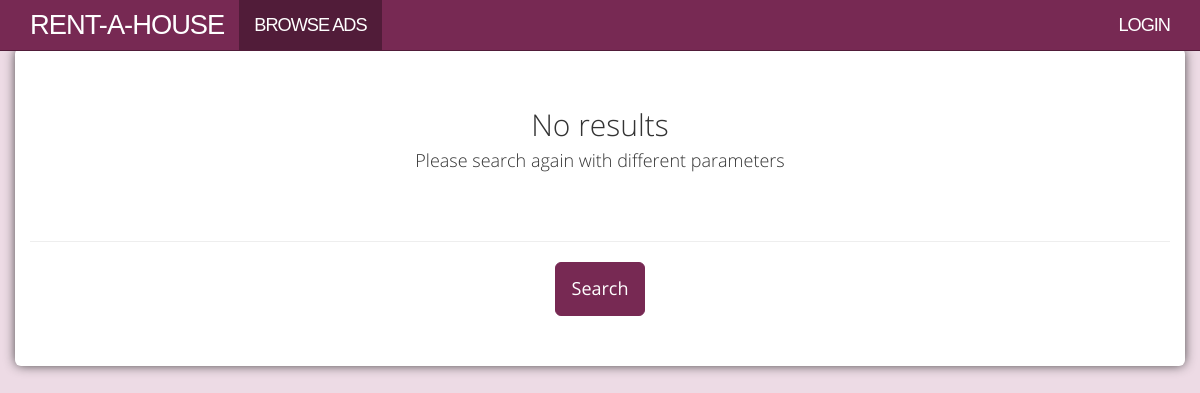
The app's page /ads, older data.
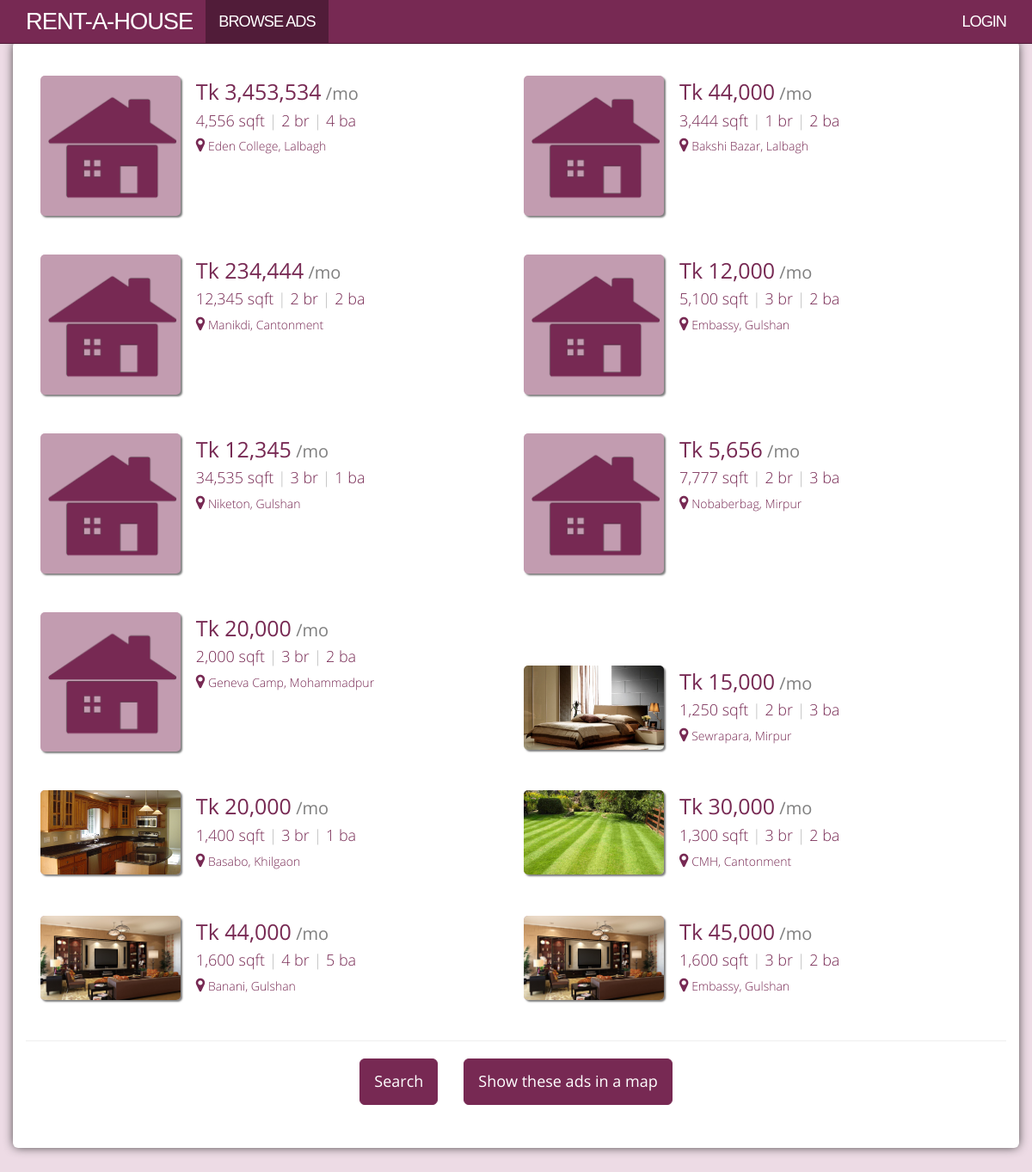
The same page, newer data.
### tables this page shows
CREATE TABLE IF NOT EXISTS `ad` (
  `id` int(11) NOT NULL AUTO_INCREMENT,
  `slug` varchar(200) NOT NULL,
  `owner` int(11) NOT NULL,
  `title` varchar(100) NOT NULL,
  `address` text NOT NULL,
  `region` int(11) NOT NULL,
  `area` int(11) NOT NULL,
  `neigh` int(11) NOT NULL,
  `lat` double NOT NULL,
  `lng` double NOT NULL,
  `n_bed` int(11) NOT NULL,
  `n_bath` int(11) NOT NULL,
  `n_living` int(11) NOT NULL,
  `n_balcony` int(11) NOT NULL,
  `n_dining` int(11) NOT NULL,
  `description` text NOT NULL,
  `sqft` int(11) NOT NULL,
  `rent` int(11) NOT NULL,
  `availabledate` date NOT NULL,
  `contactno` varchar(20) NOT NULL,
  `created` timestamp NOT NULL DEFAULT CURRENT_TIMESTAMP,
  `photos` text NOT NULL,
  `n_view` int(11) NOT NULL DEFAULT '0',
  `visible` tinyint(1) NOT NULL DEFAULT '0',
  `real` bit(1) NOT NULL,
  PRIMARY KEY (`id`),
  UNIQUE KEY `id` (`id`)
);

### application/controllers/searchcontrol.php (called while the page is built, shortened)
<?php
class Searchcontrol extends CI_Controller {
	public function ads()
	{
		$this->load->helper('html');
		$this->load->helper('url');
		$this->load->model('search');
		$this->load->model('user');
		$this->load->model('ad');
		$mapurl = base_url().'mapads?';
		$mapurl = rtrim($mapurl, '&');
		$params = array();
		$page = ($this->input->get('p'))?($this->input->get('p')):'1';
		$nei = ($this->input->get('nei'))?($this->input->get('nei')):'all';
		$area = ($this->input->get('area'))?($this->input->get('area')):'all';
		$region = ($this->input->get('region'))?($this->input->get('region')):'all';
		if($nei!='all'){
			$params['htype'] = 'nei';
			$params['hval'] = $nei;
		}else{
			if($area!='all'){
				$params['htype'] = 'area';
				$params['hval'] = $area;
			}else{
				if($region!='all'){
					$params['htype'] = 'region';
					$params['hval'] = $region;
				}else{
					$params['htype'] = 'all';
					$params['hval'] = 'all';
				}
			}
		}
		$params['n_bed'] 		= ($this->input->get('bed'))?($this->input->get('bed')):'all';
		$params['n_balc'] 		= ($this->input->get('balc'))?($this->input->get('balc')):'all';
		$params['n_bath'] 		= ($this->input->get('bath'))?($this->input->get('bath')):'all';
		$params['n_living'] 	= ($this->input->get('living'))?($this->input->get('living')):'all';
		$params['minrent'] 		= ($this->input->get('minrent'))?($this->input->get('minrent')):'0';
		$params['maxrent'] 		= ($this->input->get('maxrent'))?($this->input->get('maxrent')):'999999999';
		$result['ads'] = $this->search->customSearch($params, $page);
		$stuffedresult['ads'] = $this->stuffLocalNames($result['ads']);
		$data['page_title'] = "Search Results";
		$data['page_slug'] = 'browse';
		$data['loggedIn'] = $this->input->cookie('loggedIn');
		$stuffedresult['mapurl'] = $mapurl;
		$data['myAds'] = $this->ad->getByOwner($data['loggedIn']);
		$this->load->view('templates/header', $data);
		$this->load->view('templates/searchresults', $stuffedresult);
		$this->load->view('templates/footer', $data);
	}
	private function stuffLocalNames($oldResults){
		$newResults = array();
		$this->load->model('region');
		foreach ($oldResults as $ad) {
			$ad['regionName'] = $this->region->getRegion($ad['region']);
			$ad['areaName'] = $this->region->getArea($ad['area']);
			$ad['neiName'] = $this->region->getNei($ad['neigh']);
			$newResults[]= $ad;
		}
		return $newResults;
	}
}

### index.php (called while the page is built, shortened)
<?php
require_once BASEPATH.'core/CodeIgniter.php';

### application/models/search.php (called while the page is built, shortened)
<?php
class Search extends CI_Model{
    function customSearch($params, $page){
        $whereClause = " WHERE visible=1";
        $whereClause .= " AND rent >= " . $params['minrent'];
        $whereClause .= " AND rent <= " . $params['maxrent'];
        $sql = "SELECT slug,title,rent,sqft,n_bed,n_bath,area,neigh,region,photos,lat,lng FROM ad " . $whereClause;
        $query = $this->db->query($sql);
        return $this->arrayfy($query->result());
    }
    private function arrayfy($result){
        $arr = array();
        foreach ($result as $row) {
            $arr[] = get_object_vars($row);
        }
        return $arr;
    }
}

### application/views/templates/searchresults.php (the view)
<?php function firstImgTag($photoString){
  $photos = json_decode($photoString);
  if(is_array($photos)){
    return base_url().'ad_images/'.$photos[0][0];
  }else{
    return base_url().'img/nophoto.png';
  }
}?>
<div class="page container">
  <?php
  if(count($ads)>0){
    ?>
    <div class="houselist col2">
     <?php foreach ($ads as $ad) { ?>
     <a href="<?php echo base_url().'ad/'. $ad['slug'] ?>" class="house-grid">
      <div class="row">
        <div class="col-md-4">
          <img src="<?php echo firstImgTag($ad['photos']);?>">
        </div>
        <div class="col-md-8">
          <h2>Tk <?php echo number_format($ad['rent'],0,"",",");?><span> /mo</span></h2>
          <h4>
            <?php echo number_format($ad['sqft'],0,"",",");?> sqft
            <span class="feat-divider">|</span>
            <?php echo $ad['n_bed'];?> br
            <span class="feat-divider">|</span>
            <?php echo $ad['n_bath'];?> ba
          </h4>
          <h5><i class="fa fa-map-marker"></i> <?php echo $ad['neiName'],', ',$ad['areaName']; ?></h5>
        </div>
      </div>
    </a>
    <?php } ?>
  </div>
  <?php
}else{
  echo " <header style='padding:40px;'class='text-center'>
  <h2>No results</h2>
  <h4>Please search again with different parameters</h4>
</header>";
}
?>
<hr>
<div class='text-center'><a class='btn btn-info btn-lg' href="<?php echo base_url().'search';?>">Search</a><?php if(count($ads)>0){?><a class='btn btn-info btn-lg' style='margin-left:30px' href="<?php echo $mapurl;?>">Show these ads in a map</a><?php }?></div>
</div>

### application/views/templates/header.php (shortened to what this page needs)
<!DOCTYPE html>
 <html class="no-js">
<head>
  <?php echo link_tag('css/bootstrap.min.css');
  echo link_tag('css/main.css');
  echo link_tag('css/font-awesome.min.css');
  ?>
</head>
<body>
            <div class="navbar navbar-inverse navbar-fixed-top">
              <div class="container">
                <div class="navbar-header">
                  <a class="navbar-brand" href="<?php echo base_url();?>">Rent-A-House</a>
                </div>
                <div class="navbar-collapse collapse">
                  <ul class="nav navbar-nav">
                    <li <?php echo $page_slug=='browse'?"class='active'":"";?> ><a href="<?php echo base_url();?>ads">Browse Ads</a></li>
                  </ul>
                  <ul class="nav navbar-nav navbar-right">
                    <?php if($loggedIn){
                      if($myAds){
                        ?>
                        <li class="dropdown">
                          <a href="#" class="dropdown-toggle" data-toggle="dropdown">My Ads <b class="caret"></b></a>
                          <ul class="dropdown-menu">
                            <?php foreach($myAds as $ad){
                              printf("<li><a href='%s'>%s</a></li>", base_url().'ad/'.$ad['slug'], $ad['title']);
                            }?>
                          </ul>
                        </li>
                        <?php
                      }
                      ?>
                    <!--   <li class="dropdown">
                        <a href="#" class="dropdown-toggle" data-toggle="dropdown">My Ads <b class="caret"></b></a>
                        <ul class="dropdown-menu">
                          <li><a href="singlead.html">Ad 1</a></li>
                          <li><a href="singlead.html">Ad 2</a></li>
                          <li><a href="singlead.html">Ad 3</a></li>
                        </ul>
                      </li> -->
                      <li class="dropdown">
                        <a href="#" class="dropdown-toggle" data-toggle="dropdown"><?php echo $loggedUser;?> <b class="caret"></b></a>
                        <ul class="dropdown-menu">
                          <li><a href="<?php echo base_url();?>logout">Logout</a></li>
                        </ul>
                      </li>
                      <?php }else{ ?>
                      <li>
                        <a href="<?php echo base_url();?>login">Login</a>
                      </li>
                      <?php } ?>
                    </ul>
                  </div>
                </div>
              </div>

### application/views/templates/footer.php (shortened to what this page needs)
    </body>
</html>

### css/main.css (style rules this page uses)
body { font-family: OpenSans, sans-serif; padding-top: 48px; padding-bottom: 100px; background-color: #eddbe5; }
h1, h2, h3, h4, h5, h6 { font-family: "OpenSansLight", sans-serif }
a { color: #772953; }
ul { margin: 0; padding: 0; }
img { max-width: 100%; }
input, button, select, a { outline: none; }
.container { background-color: white; box-shadow: 0px 0px 12px -1px; }
.page.container { border-radius: 6px; padding-bottom: 50px; }
.navbar .container, .jumbocontainer { background-color: transparent; box-shadow: none; }
.navbar-brand { font-size: 1.5em; }
.navbar { font-family: PTSans ,sans-serif; text-transform: uppercase; font-size: 1.3em; letter-spacing: -1px; }
.btn { font-family: OpenSans, sans-serif; }
i.fa { font-size: 1.3em }
.houselist { margin-top: 20px; text-align: left; }
.col2 a.house-grid { width: 49%; }
.houselist a.house-grid { display: inline-block; padding: 20px 5px; transition: background .3s; }
.houselist a.house-grid h2, .houselist a.searchresult-row h2 { margin-top: 5px; font-family: "OpenSans"; font-size: 25px; }
.houselist a.house-grid h2 span, .houselist a.searchresult-row h2 span { font-size: 0.8em; color: #808080; }
.feat-divider { color: #BBBBBB; }
.house-grid img { border-radius: 5px; margin-left: 12px; box-shadow: 2px 2px 2px 0px #7E7E7E; background-color: #C29CB0; }

Row changes from the older to the newer data that the page shows:
now on this page (row edited): ad: rent "3,453,534", sqft "4,556", n_bed "2", n_bath "4", neiName "Eden College", areaName "Lalbagh"
now on this page (row edited): ad: rent "44,000", sqft "3,444", n_bed "1", n_bath "2", neiName "Bakshi Bazar", areaName "Lalbagh"
now on this page (row edited): ad: rent "234,444", sqft "12,345", n_bed "2", n_bath "2", neiName "Manikdi", areaName "Cantonment"
now on this page (row edited): ad: rent "12,000", sqft "5,100", n_bed "3", n_bath "2", neiName "Embassy", areaName "Gulshan"
now on this page (row edited): ad: rent "12,345", sqft "34,535", n_bed "3", n_bath "1", neiName "Niketon", areaName "Gulshan"
added ad: rent "5,656", sqft "7,777", n_bed "2", n_bath "3", neiName "Nobaberbag", areaName "Mirpur"
added ad: rent "20,000", sqft "2,000", n_bed "3", n_bath "2", neiName "Geneva Camp", areaName "Mohammadpur"
added ad: shows a picture, rent "15,000", sqft "1,250", n_bed "2", n_bath "3", neiName "Sewrapara", areaName "Mirpur"
added ad: shows a picture, rent "20,000", sqft "1,400", n_bed "3", n_bath "1", neiName "Basabo", areaName "Khilgaon"
added ad: shows a picture, rent "30,000", sqft "1,300", n_bed "3", n_bath "2", neiName "CMH", areaName "Cantonment"
added ad: rent "44,000", sqft "1,600", n_bed "4", n_bath "5", neiName "Banani", areaName "Gulshan"
added ad: rent "45,000", sqft "1,600", n_bed "3", n_bath "2", neiName "Embassy", areaName "Gulshan"
Text that changed along with them:
text no longer shown: "No results Please search again with different parameters"
text now shown: "Show these ads in a map"
